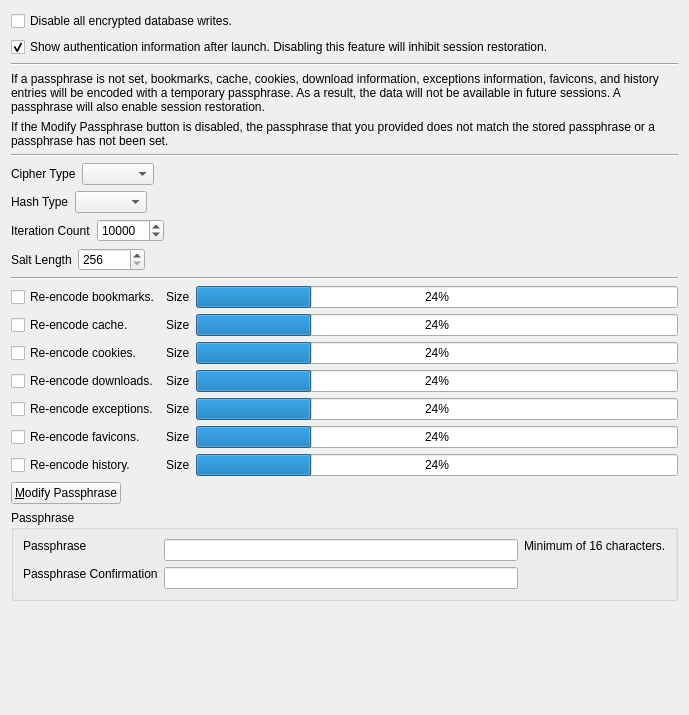
            <widget class="QWidget" name="scrollAreaWidgetContents">
             <property name="geometry">
              <rect>
               <x>0</x>
               <y>-204</y>
               <width>689</width>
               <height>715</height>
              </rect>
             </property>
             <layout class="QVBoxLayout" name="verticalLayout_21">
              <item>
               <layout class="QHBoxLayout" name="horizontalLayout_59">
                <item>
                 <widget class="QCheckBox" name="disableAllEncryptedDatabaseWrites">
                  <property name="text">
                   <string>Disable all encrypted database writes.</string>
                  </property>
                 </widget>
                </item>
                <item>
                 <spacer name="horizontalSpacer_48">
                  <property name="orientation">
                   <enum>Qt::Horizontal</enum>
                  </property>
                  <property name="sizeHint" stdset="0">
                   <size>
                    <width>40</width>
                    <height>20</height>
                   </size>
                  </property>
                 </spacer>
                </item>
               </layout>
              </item>
              <item>
               <layout class="QHBoxLayout" name="horizontalLayout_44">
                <item>
                 <widget class="QCheckBox" name="showAuthenticationCheckBox">
                  <property name="text">
                   <string>Show authentication information after launch. Disabling this feature will inhibit session restoration.</string>
                  </property>
                  <property name="checked">
                   <bool>true</bool>
                  </property>
                 </widget>
                </item>
                <item>
                 <spacer name="horizontalSpacer_34">
                  <property name="orientation">
                   <enum>Qt::Horizontal</enum>
                  </property>
                  <property name="sizeHint" stdset="0">
                   <size>
                    <width>40</width>
                    <height>20</height>
                   </size>
                  </property>
                 </spacer>
                </item>
               </layout>
              </item>
              <item>
               <widget class="Line" name="line_7">
                <property name="orientation">
                 <enum>Qt::Horizontal</enum>
                </property>
               </widget>
              </item>
              <item>
               <widget class="QLabel" name="label_5">
                <property name="text">
                 <string>If a passphrase is not set, bookmarks, cache, cookies, download information, exceptions information, favicons, and history entries will be encoded with a temporary passphrase. As a result, the data will not be available in future sessions. A passphrase will also enable session restoration.</string>
                </property>
                <property name="wordWrap">
                 <bool>true</bool>
                </property>
               </widget>
              </item>
              <item>
               <widget class="QLabel" name="label_59">
                <property name="text">
                 <string>If the Modify Passphrase button is disabled, the passphrase that you provided does not match the stored passphrase or a passphrase has not been set.</string>
                </property>
                <property name="wordWrap">
                 <bool>true</bool>
                </property>
               </widget>
              </item>
              <item>
               <widget class="Line" name="line">
                <property name="orientation">
                 <enum>Qt::Horizontal</enum>
                </property>
               </widget>
              </item>
              <item>
               <layout class="QHBoxLayout" name="horizontalLayout_54">
                <item>
                 <widget class="QLabel" name="cipherTypeLabel">
                  <property name="text">
                   <string>Cipher Type</string>
                  </property>
                  <property name="wordWrap">
                   <bool>true</bool>
                  </property>
                 </widget>
                </item>
                <item>
                 <widget class="QComboBox" name="cipherTypeComboBox">
                  <property name="sizeAdjustPolicy">
                   <enum>QComboBox::AdjustToContents</enum>
                  </property>
                 </widget>
                </item>
                <item>
                 <spacer name="horizontalSpacer_43">
                  <property name="orientation">
                   <enum>Qt::Horizontal</enum>
                  </property>
                  <property name="sizeHint" stdset="0">
                   <size>
                    <width>40</width>
                    <height>20</height>
                   </size>
                  </property>
                 </spacer>
                </item>
               </layout>
              </item>
              <item>
               <layout class="QHBoxLayout" name="horizontalLayout_55">
                <item>
                 <widget class="QLabel" name="passphraseHashTypeLabel">
                  <property name="text">
                   <string>Hash Type</string>
                  </property>
                  <property name="wordWrap">
                   <bool>true</bool>
                  </property>
                 </widget>
                </item>
                <item>
                 <widget class="QComboBox" name="hashTypeComboBox">
                  <property name="sizeAdjustPolicy">
                   <enum>QComboBox::AdjustToContents</enum>
                  </property>
                 </widget>
                </item>
                <item>
                 <spacer name="horizontalSpacer_44">
                  <property name="orientation">
                   <enum>Qt::Horizontal</enum>
                  </property>
                  <property name="sizeHint" stdset="0">
                   <size>
                    <width>40</width>
                    <height>20</height>
                   </size>
                  </property>
                 </spacer>
                </item>
               </layout>
              </item>
              <item>
               <layout class="QHBoxLayout" name="horizontalLayout_50">
                <item>
                 <widget class="QLabel" name="label_19">
                  <property name="text">
                   <string>Iteration Count</string>
                  </property>
                 </widget>
                </item>
                <item>
                 <widget class="QSpinBox" name="iterationCountSpinBox">
                  <property name="minimum">
                   <number>1000</number>
                  </property>
                  <property name="maximum">
                   <number>999999999</number>
                  </property>
                  <property name="singleStep">
                   <number>100</number>
                  </property>
                  <property name="value">
                   <number>10000</number>
                  </property>
                 </widget>
                </item>
                <item>
                 <spacer name="horizontalSpacer_39">
                  <property name="orientation">
                   <enum>Qt::Horizontal</enum>
                  </property>
                  <property name="sizeHint" stdset="0">
                   <size>
                    <width>40</width>
                    <height>20</height>
                   </size>
                  </property>
                 </spacer>
                </item>
               </layout>
              </item>
              <item>
               <layout class="QHBoxLayout" name="horizontalLayout_56">
                <item>
                 <widget class="QLabel" name="label_68">
                  <property name="text">
                   <string>Salt Length</string>
                  </property>
                 </widget>
                </item>
                <item>
                 <widget class="QSpinBox" name="saltLengthSpinBox">
                  <property name="minimum">
                   <number>256</number>
                  </property>
                  <property name="maximum">
                   <number>999999999</number>
                  </property>
                  <property name="singleStep">
                   <number>1</number>
                  </property>
                  <property name="value">
                   <number>256</number>
                  </property>
                 </widget>
                </item>
                <item>
                 <spacer name="horizontalSpacer_45">
                  <property name="orientation">
                   <enum>Qt::Horizontal</enum>
                  </property>
                  <property name="sizeHint" stdset="0">
                   <size>
                    <width>40</width>
                    <height>20</height>
                   </size>
                  </property>
                 </spacer>
                </item>
               </layout>
              </item>
              <item>
               <widget class="Line" name="line_2">
                <property name="orientation">
                 <enum>Qt::Horizontal</enum>
                </property>
               </widget>
              </item>
              <item>
               <layout class="QGridLayout" name="gridLayout_12">
                <item row="4" column="0">
                 <widget class="QCheckBox" name="reencodeExceptionsCheckBox">
                  <property name="sizePolicy">
                   <sizepolicy hsizetype="Minimum" vsizetype="Preferred">
                    <horstretch>0</horstretch>
                    <verstretch>0</verstretch>
                   </sizepolicy>
                  </property>
                  <property name="text">
                   <string>Re-encode exceptions.</string>
                  </property>
                 </widget>
                </item>
                <item row="5" column="0">
                 <widget class="QCheckBox" name="reencodeFaviconsCheckBox">
                  <property name="sizePolicy">
                   <sizepolicy hsizetype="Minimum" vsizetype="Preferred">
                    <horstretch>0</horstretch>
                    <verstretch>0</verstretch>
                   </sizepolicy>
                  </property>
                  <property name="text">
                   <string>Re-encode favicons.</string>
                  </property>
                 </widget>
                </item>
                <item row="6" column="0">
                 <widget class="QCheckBox" name="reencodeHistoryCheckBox">
                  <property name="sizePolicy">
                   <sizepolicy hsizetype="Minimum" vsizetype="Preferred">
                    <horstretch>0</horstretch>
                    <verstretch>0</verstretch>
                   </sizepolicy>
                  </property>
                  <property name="text">
                   <string>Re-encode history.</string>
                  </property>
                 </widget>
                </item>
                <item row="4" column="2">
                 <widget class="QProgressBar" name="exceptionsProgressBar">
                  <property name="value">
                   <number>24</number>
                  </property>
                 </widget>
                </item>
                <item row="5" column="2">
                 <widget class="QProgressBar" name="faviconsProgressBar">
                  <property name="value">
                   <number>24</number>
                  </property>
                 </widget>
                </item>
                <item row="6" column="2">
                 <widget class="QProgressBar" name="historyProgressBar">
                  <property name="value">
                   <number>24</number>
                  </property>
                 </widget>
                </item>
                <item row="0" column="0">
                 <widget class="QCheckBox" name="reencodeBookmarksCheckBox">
                  <property name="sizePolicy">
                   <sizepolicy hsizetype="Minimum" vsizetype="Preferred">
                    <horstretch>0</horstretch>
                    <verstretch>0</verstretch>
                   </sizepolicy>
                  </property>
                  <property name="text">
                   <string>Re-encode bookmarks.</string>
                  </property>
                 </widget>
                </item>
                <item row="0" column="2">
                 <widget class="QProgressBar" name="bookmarksProgressBar">
                  <property name="value">
                   <number>24</number>
                  </property>
                 </widget>
                </item>
                <item row="2" column="0">
                 <widget class="QCheckBox" name="reencodeCookiesCheckBox">
                  <property name="sizePolicy">
                   <sizepolicy hsizetype="Minimum" vsizetype="Preferred">
                    <horstretch>0</horstretch>
                    <verstretch>0</verstretch>
                   </sizepolicy>
                  </property>
                  <property name="text">
                   <string>Re-encode cookies.</string>
                  </property>
                 </widget>
                </item>
                <item row="2" column="2">
                 <widget class="QProgressBar" name="cookiesProgressBar">
                  <property name="value">
                   <number>24</number>
                  </property>
                 </widget>
                </item>
                <item row="3" column="0">
                 <widget class="QCheckBox" name="reencodeDownloadsCheckBox">
                  <property name="sizePolicy">
                   <sizepolicy hsizetype="Minimum" vsizetype="Preferred">
                    <horstretch>0</horstretch>
                    <verstretch>0</verstretch>
                   </sizepolicy>
                  </property>
                  <property name="text">
                   <string>Re-encode downloads.</string>
                  </property>
                 </widget>
                </item>
                <item row="3" column="2">
                 <widget class="QProgressBar" name="downloadsProgressBar">
                  <property name="value">
                   <number>24</number>
                  </property>
                 </widget>
                </item>
                <item row="1" column="2">
                 <widget class="QProgressBar" name="cacheProgressBar">
                  <property name="value">
                   <number>24</number>
                  </property>
                 </widget>
                </item>
                <item row="1" column="0">
                 <widget class="QCheckBox" name="reencodeCacheCheckBox">
                  <property name="sizePolicy">
                   <sizepolicy hsizetype="Minimum" vsizetype="Preferred">
                    <horstretch>0</horstretch>
                    <verstretch>0</verstretch>
                   </sizepolicy>
                  </property>
                  <property name="text">
                   <string>Re-encode cache.</string>
                  </property>
                 </widget>
                </item>
                <item row="0" column="1">
                 <widget class="QLabel" name="bookmarksSizeLabel">
                  <property name="text">
                   <string>Size</string>
                  </property>
                 </widget>
                </item>
                <item row="1" column="1">
                 <widget class="QLabel" name="cacheSizeLabel">
                  <property name="text">
                   <string>Size</string>
                  </property>
                 </widget>
                </item>
                <item row="2" column="1">
                 <widget class="QLabel" name="cookiesSizeLabel">
                  <property name="text">
                   <string>Size</string>
                  </property>
                 </widget>
                </item>
                <item row="3" column="1">
                 <widget class="QLabel" name="downloadsSizeLabel">
                  <property name="text">
                   <string>Size</string>
                  </property>
                 </widget>
                </item>
                <item row="4" column="1">
                 <widget class="QLabel" name="exceptionsSizeLabel">
                  <property name="text">
                   <string>Size</string>
                  </property>
                 </widget>
                </item>
                <item row="5" column="1">
                 <widget class="QLabel" name="faviconsSizeLabel">
                  <property name="text">
                   <string>Size</string>
                  </property>
                 </widget>
                </item>
                <item row="6" column="1">
                 <widget class="QLabel" name="historySizeLabel">
                  <property name="text">
                   <string>Size</string>
                  </property>
                 </widget>
                </item>
               </layout>
              </item>
              <item>
               <layout class="QHBoxLayout" name="horizontalLayout_26">
                <item>
                 <widget class="QPushButton" name="changePassphrasePushButton">
                  <property name="text">
                   <string>&amp;Modify Passphrase</string>
                  </property>
                 </widget>
                </item>
                <item>
                 <spacer name="horizontalSpacer_18">
                  <property name="orientation">
                   <enum>Qt::Horizontal</enum>
                  </property>
                  <property name="sizeHint" stdset="0">
                   <size>
                    <width>40</width>
                    <height>20</height>
                   </size>
                  </property>
                 </spacer>
                </item>
               </layout>
              </item>
              <item>
               <widget class="QGroupBox" name="passphraseGroupBox">
                <property name="title">
                 <string>Passphrase</string>
                </property>
                <layout class="QGridLayout" name="gridLayout_9">
                 <item row="0" column="0">
                  <widget class="QLabel" name="label_55">
                   <property name="text">
                    <string>Passphrase</string>
                   </property>
                  </widget>
                 </item>
                 <item row="0" column="2" rowspan="2">
                  <widget class="QLineEdit" name="pass1LineEdit">
                   <property name="echoMode">
                    <enum>QLineEdit::Password</enum>
                   </property>
                  </widget>
                 </item>
                 <item row="1" column="0" rowspan="2">
                  <widget class="QLabel" name="label_56">
                   <property name="text">
                    <string>Passphrase Confirmation</string>
                   </property>
                  </widget>
                 </item>
                 <item row="2" column="2">
                  <widget class="QLineEdit" name="pass2LineEdit">
                   <property name="echoMode">
                    <enum>QLineEdit::Password</enum>
                   </property>
                  </widget>
                 </item>
                 <item row="0" column="3">
                  <widget class="QLabel" name="label_58">
                   <property name="text">
                    <string>Minimum of 16 characters.</string>
                   </property>
                  </widget>
                 </item>
                </layout>
               </widget>
              </item>
              <item>
               <spacer name="verticalSpacer_10">
                <property name="orientation">
                 <enum>Qt::Vertical</enum>
                </property>
                <property name="sizeHint" stdset="0">
                 <size>
                  <width>20</width>
                  <height>40</height>
                 </size>
                </property>
               </spacer>
              </item>
             </layout>
            </widget>
